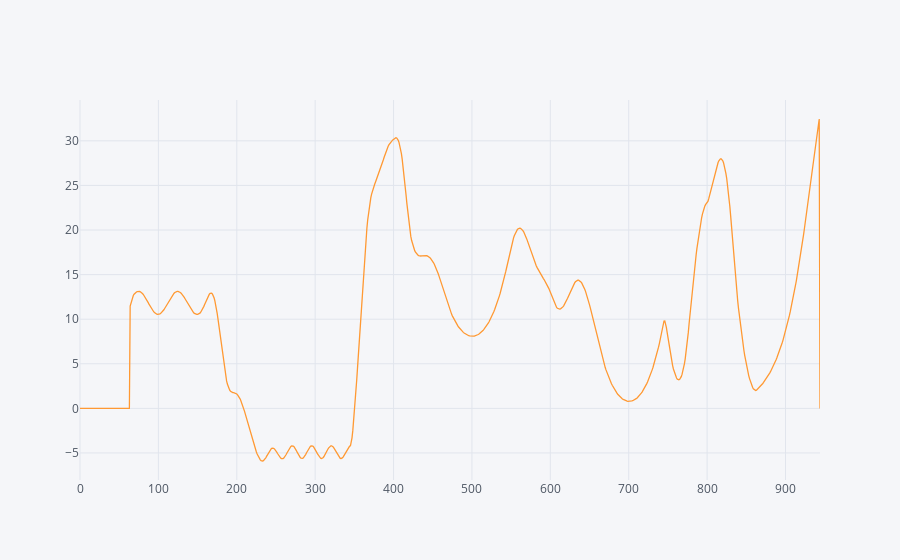

This figure's notebook cell:
### Code cell
pd.DataFrame(dict(ratios=ratios)).iplot()

### Figure 1 — Plotly figure (JSON) as saved in the notebook; plotly's stock layout.template omitted (floating-point values rounded to 4 significant figures; data arrays with more than 128 entries replaced by an {"elided": "..."} marker saying what was removed)
{"data": [{"line": {"color": "rgba(255, 153, 51, 1.0)", "dash": "solid", "shape": "linear", "width": 1.3}, "mode": "lines", "name": "ratios", "text": "", "type": "scatter", "x": {"elided": "945 int values"}, "y": {"elided": "945 float values"}}], "layout": {"legend": {"bgcolor": "#F5F6F9", "font": {"color": "#4D5663"}}, "paper_bgcolor": "#F5F6F9", "plot_bgcolor": "#F5F6F9", "titlefont": {"color": "#4D5663"}, "xaxis1": {"gridcolor": "#E1E5ED", "showgrid": true, "tickfont": {"color": "#4D5663"}, "title": "", "titlefont": {"color": "#4D5663"}, "zerolinecolor": "#E1E5ED"}, "yaxis1": {"gridcolor": "#E1E5ED", "showgrid": true, "tickfont": {"color": "#4D5663"}, "title": "", "titlefont": {"color": "#4D5663"}, "zerolinecolor": "#E1E5ED"}}}
